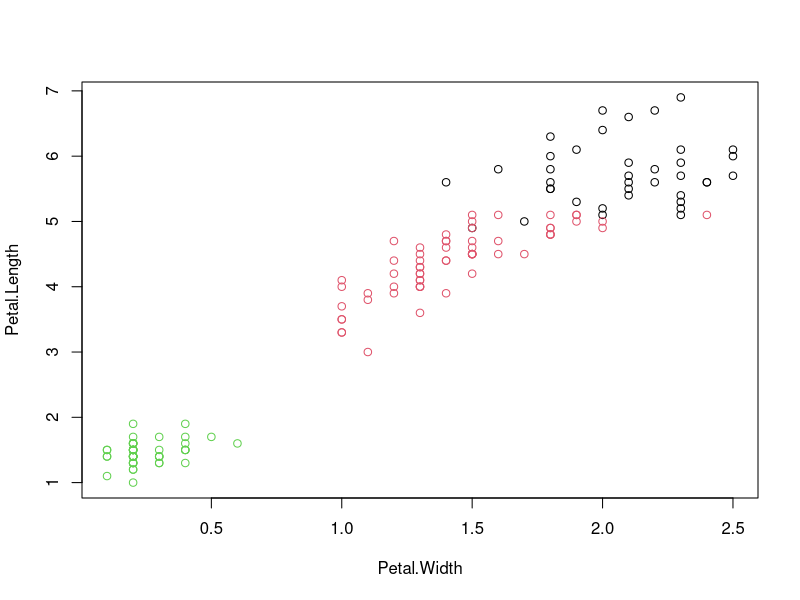
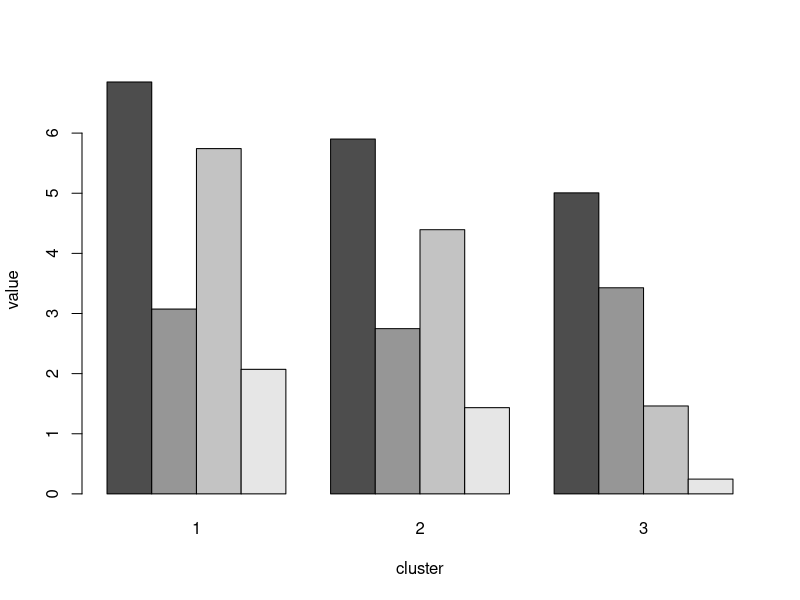
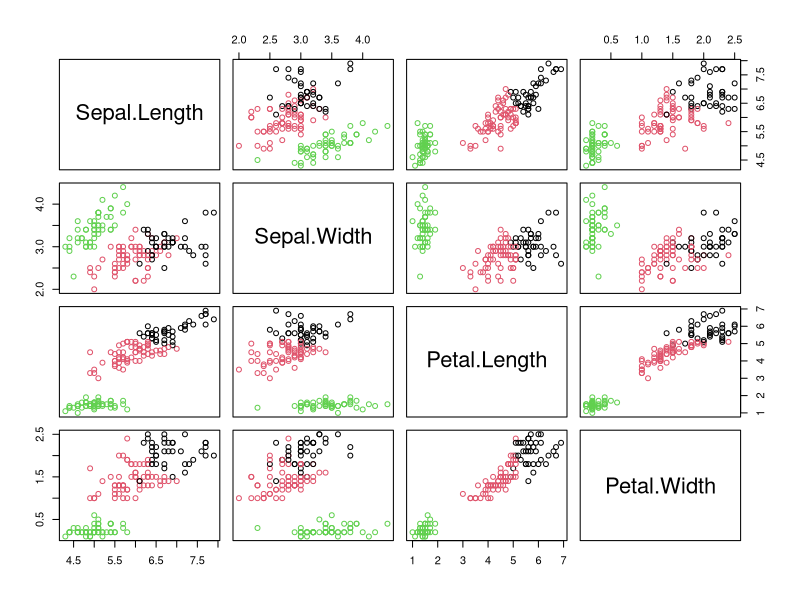

Generate these figures, in order, with R:
# kmeans

iris2 <- iris[, 1:4]
head(iris2)

iris_kmeans <- kmeans(iris2, 3)
iris_kmeans

table(iris$Species, iris_kmeans$cluster)

plot(Petal.Length ~ Petal.Width, data = iris2, col = iris_kmeans$cluster)

barplot(t(iris_kmeans$centers), beside = TRUE,xlab="cluster", ylab="value")

plot(iris[,1:4], col = iris_kmeans$cluster)
